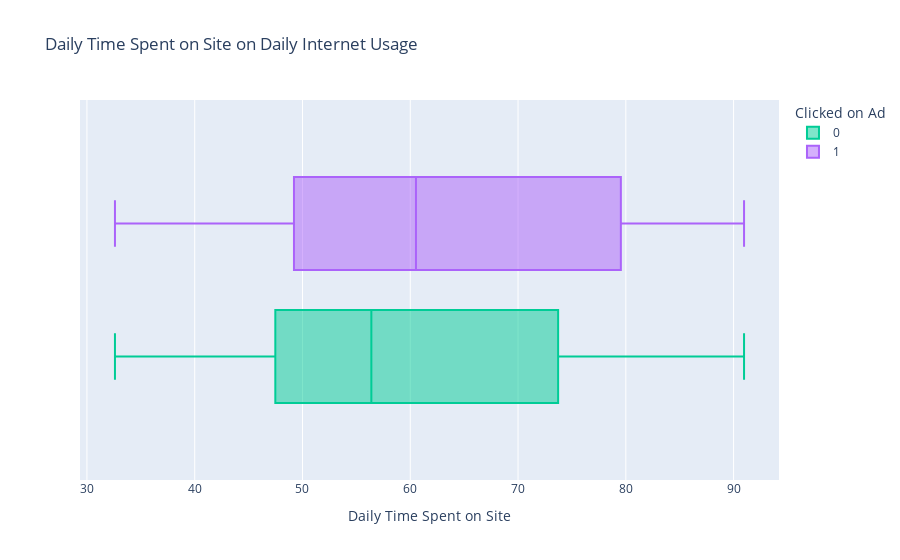

Notebook code for this chart:
### Code cell
hue_boxplot('Daily Time Spent on Site')

### Figure 1 — Plotly figure (JSON) as saved in the notebook; plotly's stock layout.template omitted (floating-point values rounded to 4 significant figures; data arrays with more than 128 entries replaced by an {"elided": "..."} marker saying what was removed)
{"data": [{"alignmentgroup": "True", "hovertemplate": "Clicked on Ad=0<br>Daily Time Spent on Site=%{x}<extra></extra>", "legendgroup": "0", "marker": {"color": "#00cc96"}, "name": "0", "notched": false, "offsetgroup": "0", "orientation": "h", "showlegend": true, "x": {"elided": "5083 float values"}, "x0": " ", "xaxis": "x", "y0": " ", "yaxis": "y", "type": "box", "quartilemethod": "exclusive"}, {"alignmentgroup": "True", "hovertemplate": "Clicked on Ad=1<br>Daily Time Spent on Site=%{x}<extra></extra>", "legendgroup": "1", "marker": {"color": "#ab63fa"}, "name": "1", "notched": false, "offsetgroup": "1", "orientation": "h", "showlegend": true, "x": {"elided": "4917 float values"}, "x0": " ", "xaxis": "x", "y0": " ", "yaxis": "y", "type": "box", "quartilemethod": "exclusive"}], "layout": {"xaxis": {"anchor": "y", "domain": [0.0, 1.0], "title": {"text": "Daily Time Spent on Site"}}, "yaxis": {"anchor": "x", "domain": [0.0, 1.0]}, "legend": {"title": {"text": "Clicked on Ad"}, "tracegroupgap": 0}, "title": {"text": "Daily Time Spent on Site on Daily Internet Usage"}, "boxmode": "group"}}
